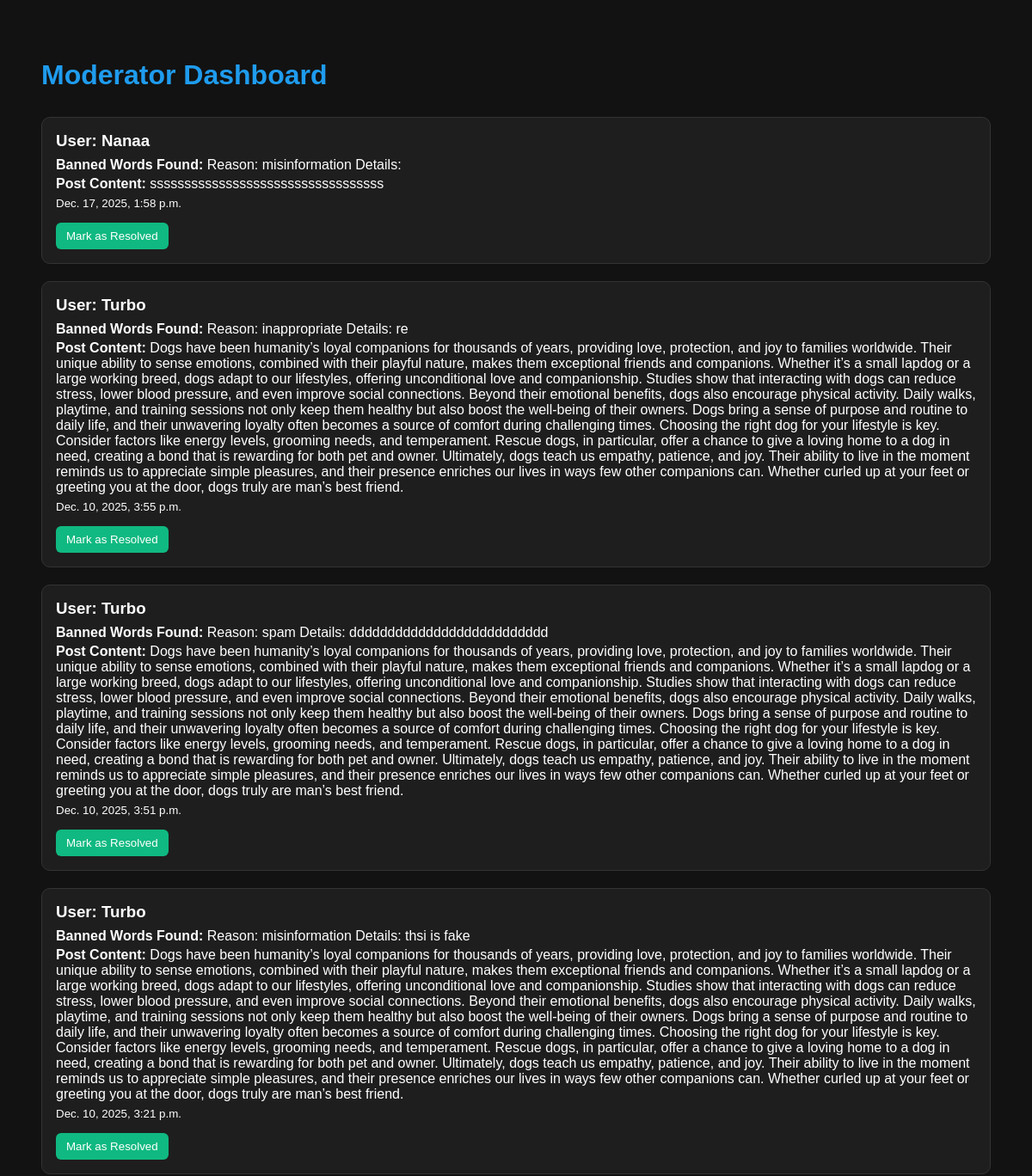
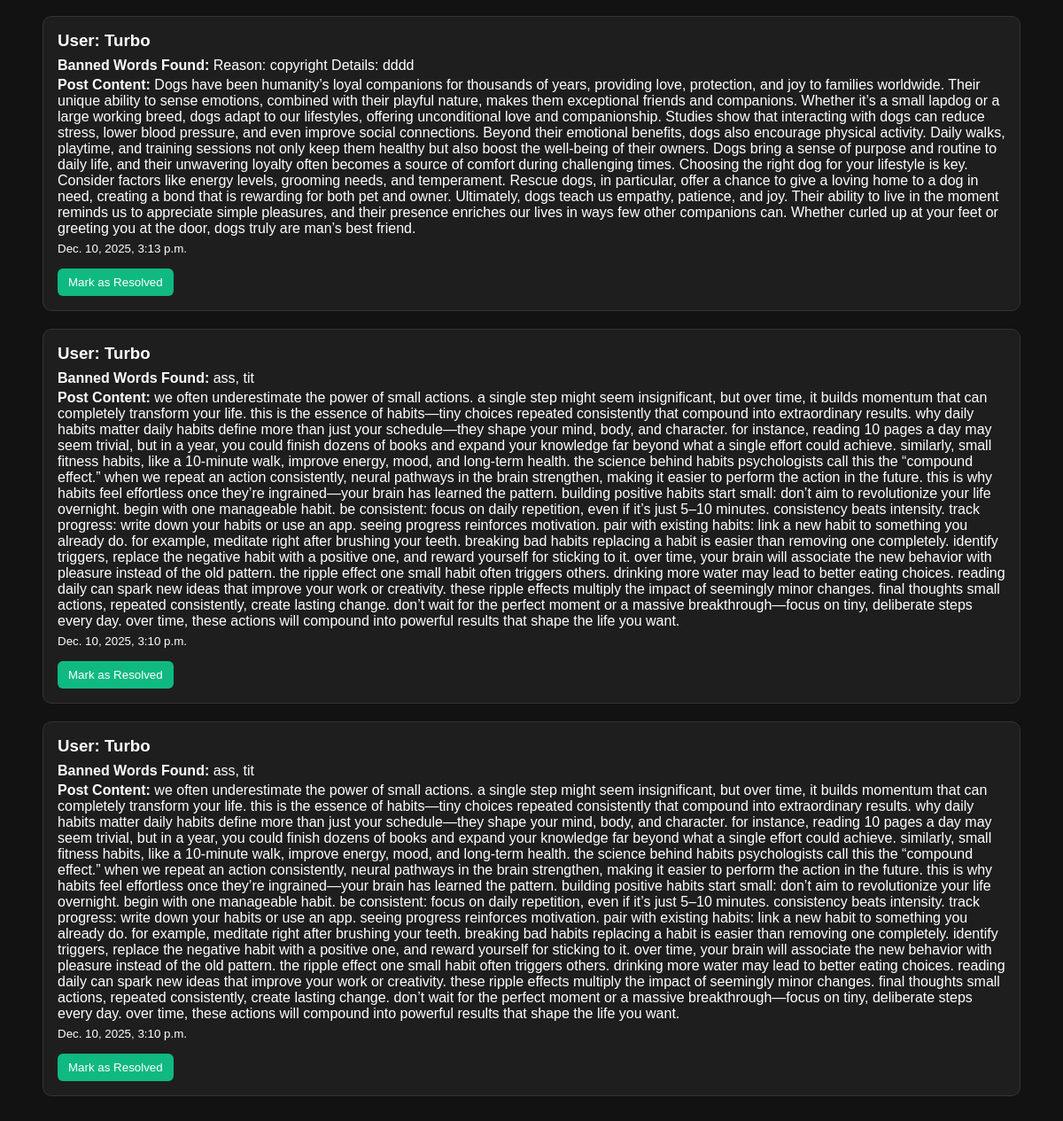
Screenshot of /posts/moderation/ (signed in) with the database file from the repository (2 pictures, top to bottom).
### blog/models.py (models this page shows, shortened)
class ModerationReport(models.Model):
    user = models.ForeignKey(
        settings.AUTH_USER_MODEL,
        on_delete=models.CASCADE,
        related_name="moderation_reports",
    )
    post = models.ForeignKey(
        Post, on_delete=models.CASCADE, related_name="reports", null=True, blank=True
    )
    post_content = models.TextField()
    banned_words_found = models.TextField()
    timestamp = models.DateTimeField(auto_now_add=True)
    resolved = models.BooleanField(default=False)

### accounts/models.py (models this page shows, shortened)
class CustomUser(AbstractUser):
    bio = models.TextField(blank=True, null=True)
    avatar = models.ImageField(upload_to="avatars/", blank=True, null=True)
    color = models.CharField(max_length=20, default=random_color)
    is_verified = models.BooleanField(default=False)
    is_premium = models.BooleanField(default=False)
    is_email_verified = models.BooleanField(default=False)
    email_verification_code = models.CharField(max_length=6, blank=True, null=True)
    email_verification_attempts = models.IntegerField(default=0)
    email_verification_expires_at = models.DateTimeField(null=True, blank=True)
    social_youtube = models.URLField(max_length=255, blank=True, null=True)
    social_instagram = models.URLField(max_length=255, blank=True, null=True)
    social_tiktok = models.URLField(max_length=255, blank=True, null=True)
    social_twitch = models.URLField(max_length=255, blank=True, null=True)
    social_github = models.URLField(max_length=255, blank=True, null=True)
    public_profile = models.BooleanField(default=False)
    allow_public_socials = models.BooleanField(default=True)
    allow_dms = models.BooleanField(default=True)
    blocked_users = models.ManyToManyField(
        "self", symmetrical=False, related_name="blocked_by", blank=True
    )
    warning_count = models.IntegerField(default=0)
    suspended_until = models.DateTimeField(null=True, blank=True)
    phone_number = models.CharField(
        max_length=15,
        blank=True,
        null=True,
        validators=[
            RegexValidator(
                regex=r"^\+?\d{9,15}$",
                message="Phone number must be entered in the format: '+999999999'. Up to 15 digits allowed.",
            )
        ],
    )
    followers = models.ManyToManyField(
        "self", symmetrical=False, related_name="following", blank=True
    )
    saved_communities = models.ManyToManyField(
        "communities.Community", related_name="saved_by_users", blank=True
    )
    THEME_CHOICES = [("light", "Light"), ("dark", "Dark"), ("system", "System")]
    theme_preference = models.CharField(
        max_length=10, choices=THEME_CHOICES, default="light"
    )
    accent_color = models.CharField(max_length=9, default="#1f9cee")
    font_size = models.PositiveSmallIntegerField(default=14)

### blog/views.py (the view)
# urls.py: path("moderation/", views.moderation_dashboard, name="moderation_dashboard"),
@staff_member_required
def moderation_dashboard(request):
    reports = ModerationReport.objects.filter(resolved=False).order_by("-timestamp")
    return render(request, "blog/moderation_dashboard.html", {"reports": reports})

### blog/templates/blog/moderation_dashboard.html (shortened to what this page needs)
<!DOCTYPE html>
<html lang="en">
<head>
</head>
<body>
<h1>Moderator Dashboard</h1>
<div id="reports-container">
    {% for report in reports %}
    <div class="report-card">
        <h3>User: {{ report.user.username }}</h3>
        <p><strong>Banned Words Found:</strong> {{ report.banned_words_found }}</p>
        <p><strong>Post Content:</strong> {{ report.post_content }}</p>
        <p><small>{{ report.timestamp }}</small></p>
        <form action="{% url 'resolve_report' report.id %}" method="post">
            <button type="submit" class="resolve-btn">Mark as Resolved</button>
        </form>
    </div>
    {% empty %}
    <p>No pending reports 🎉</p>
    {% endfor %}
</div>
</body>
</html>

### blog/templates/blog/moderation_dashboard.html (style rules this page uses)
body { font-family: Arial, sans-serif; background: #121212; color: white; padding: 40px; }
h1 { margin-bottom: 30px; color: #1f9cee; }
.report-card { padding: 16px; border-radius: 10px; background: #1e1e1e; border: 1px solid #333; margin-bottom: 20px; }
.report-card h3 { margin: 0 0 8px 0; }
.report-card p { margin: 4px 0; }
.resolve-btn { background: #10b981; padding: 8px 12px; border-radius: 6px; border: none; cursor: pointer; color: white; margin-top: 10px; }

### rows the page displays
ModerationReport: user.username "Nanaa", banned_words_found "Reason: misinformation Details:", post_content "ssssssssssssssssssssssssssssssssss", timestamp "Dec. 17, 2025, 1:58 p.m."
ModerationReport: user.username "Turbo", banned_words_found "Reason: inappropriate Details: re", post_content "Dogs have been humanity’s loyal companions for thousands of years, providing love, protection, and joy to families worldwide. Their unique ability to sense emotions, combined with their playful nature, makes them exceptional friends and companions. Whether it’s a small lapdog or a large working breed, dogs adapt to our lifestyles, offering unconditional love and companionship. Studies show that interacting with dogs can reduce stress, lower blood pressure, and even improve social connections. Beyond their emotional benefits, dogs also encourage physical activity. Daily walks, playtime, and training sessions not only keep them healthy but also boost the well-being of their owners. Dogs bring…", timestamp "Dec. 10, 2025, 3:55 p.m."
ModerationReport: user.username "Turbo", banned_words_found "Reason: spam Details: dddddddddddddddddddddddddd", post_content "Dogs have been humanity’s loyal companions for thousands of years, providing love, protection, and joy to families worldwide. Their unique ability to sense emotions, combined with their playful nature, makes them exceptional friends and companions. Whether it’s a small lapdog or a large working breed, dogs adapt to our lifestyles, offering unconditional love and companionship. Studies show that interacting with dogs can reduce stress, lower blood pressure, and even improve social connections. Beyond their emotional benefits, dogs also encourage physical activity. Daily walks, playtime, and training sessions not only keep them healthy but also boost the well-being of their owners. Dogs bring…", timestamp "Dec. 10, 2025, 3:51 p.m."
ModerationReport: user.username "Turbo", banned_words_found "Reason: misinformation Details: thsi is fake", post_content "Dogs have been humanity’s loyal companions for thousands of years, providing love, protection, and joy to families worldwide. Their unique ability to sense emotions, combined with their playful nature, makes them exceptional friends and companions. Whether it’s a small lapdog or a large working breed, dogs adapt to our lifestyles, offering unconditional love and companionship. Studies show that interacting with dogs can reduce stress, lower blood pressure, and even improve social connections. Beyond their emotional benefits, dogs also encourage physical activity. Daily walks, playtime, and training sessions not only keep them healthy but also boost the well-being of their owners. Dogs bring…", timestamp "Dec. 10, 2025, 3:21 p.m."
ModerationReport: user.username "Turbo", banned_words_found "Reason: copyright Details: dddd", post_content "Dogs have been humanity’s loyal companions for thousands of years, providing love, protection, and joy to families worldwide. Their unique ability to sense emotions, combined with their playful nature, makes them exceptional friends and companions. Whether it’s a small lapdog or a large working breed, dogs adapt to our lifestyles, offering unconditional love and companionship. Studies show that interacting with dogs can reduce stress, lower blood pressure, and even improve social connections. Beyond their emotional benefits, dogs also encourage physical activity. Daily walks, playtime, and training sessions not only keep them healthy but also boost the well-being of their owners. Dogs bring…", timestamp "Dec. 10, 2025, 3:13 p.m."
ModerationReport: user.username "Turbo", banned_words_found "ass, tit", post_content "we often underestimate the power of small actions. a single step might seem insignificant, but over time, it builds momentum that can completely transform your life. this is the essence of habits—tiny choices repeated consistently that compound into extraordinary results. why daily habits matter daily habits define more than just your schedule—they shape your mind, body, and character. for instance, reading 10 pages a day may seem trivial, but in a year, you could finish dozens of books and expand your knowledge far beyond what a single effort could achieve. similarly, small fitness habits, like a 10-minute walk, improve energy, mood, and long-term health. the science behind habits…", timestamp "Dec. 10, 2025, 3:10 p.m."
ModerationReport: user.username "Turbo", banned_words_found "ass, tit", post_content "we often underestimate the power of small actions. a single step might seem insignificant, but over time, it builds momentum that can completely transform your life. this is the essence of habits—tiny choices repeated consistently that compound into extraordinary results. why daily habits matter daily habits define more than just your schedule—they shape your mind, body, and character. for instance, reading 10 pages a day may seem trivial, but in a year, you could finish dozens of books and expand your knowledge far beyond what a single effort could achieve. similarly, small fitness habits, like a 10-minute walk, improve energy, mood, and long-term health. the science behind habits…", timestamp "Dec. 10, 2025, 3:10 p.m."
